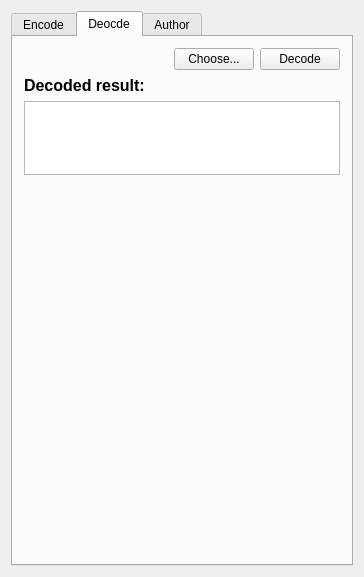
<?xml version="1.0" encoding="UTF-8"?>
<ui version="4.0">
 <class>Widget</class>
 <widget class="QWidget" name="Widget">
  <property name="geometry">
   <rect>
    <x>0</x>
    <y>0</y>
    <width>364</width>
    <height>577</height>
   </rect>
  </property>
  <property name="windowTitle">
   <string>Qt-QRCoder</string>
  </property>
  <layout class="QHBoxLayout" name="horizontalLayout">
   <item>
    <widget class="QTabWidget" name="tabWidget">
     <property name="currentIndex">
      <number>1</number>
     </property>
     <widget class="QWidget" name="widget">
      <attribute name="title">
       <string>Encode</string>
      </attribute>
      <layout class="QVBoxLayout" name="verticalLayout" stretch="2,10,1">
       <item>
        <widget class="QPlainTextEdit" name="textToEncodeTextEdit">
         <property name="plainText">
          <string/>
         </property>
         <property name="placeholderText">
          <string>在此输入要编码的文本</string>
         </property>
        </widget>
       </item>
       <item>
        <widget class="QLabel" name="encodedLabel">
         <property name="contextMenuPolicy">
          <enum>Qt::CustomContextMenu</enum>
         </property>
         <property name="alignment">
          <set>Qt::AlignCenter</set>
         </property>
        </widget>
       </item>
       <item>
        <layout class="QHBoxLayout" name="horizontalLayout_2">
         <item>
          <spacer name="horizontalSpacer">
           <property name="orientation">
            <enum>Qt::Horizontal</enum>
           </property>
           <property name="sizeHint" stdset="0">
            <size>
             <width>40</width>
             <height>20</height>
            </size>
           </property>
          </spacer>
         </item>
         <item>
          <widget class="QLabel" name="tipLabel">
           <property name="toolTip">
            <string>&lt;html&gt;&lt;head/&gt;&lt;body&gt;&lt;p&gt;&lt;span style=&quot; font-size:12pt; font-weight:600; color:#ff0000;&quot;&gt;右键单击生成的二维码弹出工具菜单&lt;/span&gt;&lt;/p&gt;&lt;/body&gt;&lt;/html&gt;</string>
           </property>
           <property name="styleSheet">
            <string notr="true"/>
           </property>
           <property name="text">
            <string>&lt;html&gt;&lt;head/&gt;&lt;body&gt;&lt;p&gt;&lt;span style=&quot; font-size:26pt; font-weight:600; color:#0000ff;&quot;&gt;Tip&lt;/span&gt;&lt;/p&gt;&lt;/body&gt;&lt;/html&gt;</string>
           </property>
          </widget>
         </item>
         <item>
          <widget class="QPushButton" name="encodeButton">
           <property name="text">
            <string>Encode</string>
           </property>
          </widget>
         </item>
        </layout>
       </item>
      </layout>
     </widget>
     <widget class="QWidget" name="widget">
      <attribute name="title">
       <string>Deocde</string>
      </attribute>
      <layout class="QVBoxLayout" name="verticalLayout_2" stretch="1,0,2,10">
       <item>
        <layout class="QHBoxLayout" name="horizontalLayout_3">
         <item>
          <spacer name="horizontalSpacer_2">
           <property name="orientation">
            <enum>Qt::Horizontal</enum>
           </property>
           <property name="sizeHint" stdset="0">
            <size>
             <width>40</width>
             <height>20</height>
            </size>
           </property>
          </spacer>
         </item>
         <item>
          <widget class="QPushButton" name="chooseButton">
           <property name="text">
            <string>Choose...</string>
           </property>
          </widget>
         </item>
         <item>
          <widget class="QPushButton" name="decodeButton">
           <property name="text">
            <string>Decode</string>
           </property>
          </widget>
         </item>
        </layout>
       </item>
       <item>
        <widget class="QLabel" name="label">
         <property name="text">
          <string>&lt;html&gt;&lt;head/&gt;&lt;body&gt;&lt;p&gt;&lt;span style=&quot; font-size:12pt; font-weight:600;&quot;&gt;Decoded result:&lt;/span&gt;&lt;/p&gt;&lt;/body&gt;&lt;/html&gt;</string>
         </property>
        </widget>
       </item>
       <item>
        <widget class="QPlainTextEdit" name="decodedResultTextEdit">
         <property name="readOnly">
          <bool>true</bool>
         </property>
        </widget>
       </item>
       <item>
        <widget class="QLabel" name="qrcodeToDecodeLabel">
         <property name="text">
          <string/>
         </property>
         <property name="pixmap">
          <pixmap resource="Resource.qrc">:/icon/icons/my_qrcode.jpg</pixmap>
         </property>
         <property name="alignment">
          <set>Qt::AlignCenter</set>
         </property>
        </widget>
       </item>
      </layout>
     </widget>
     <widget class="QWidget" name="widget">
      <attribute name="title">
       <string>Author</string>
      </attribute>
      <layout class="QVBoxLayout" name="verticalLayout_3" stretch="3,10,1">
       <item>
        <widget class="QLabel" name="label_2">
         <property name="text">
          <string>&lt;html&gt;&lt;head/&gt;&lt;body&gt;&lt;p&gt;&lt;span style=&quot; font-size:26pt; font-weight:600;&quot;&gt;作者：布伊什&lt;/span&gt;&lt;/p&gt;&lt;p&gt;&lt;span style=&quot; font-size:26pt; font-weight:600;&quot;&gt;QQ: 980639902&lt;/span&gt;&lt;/p&gt;&lt;/body&gt;&lt;/html&gt;</string>
         </property>
        </widget>
       </item>
       <item>
        <widget class="QLabel" name="label_3">
         <property name="text">
          <string/>
         </property>
        </widget>
       </item>
       <item>
        <layout class="QHBoxLayout" name="horizontalLayout_4">
         <item>
          <spacer name="horizontalSpacer_3">
           <property name="orientation">
            <enum>Qt::Horizontal</enum>
           </property>
           <property name="sizeHint" stdset="0">
            <size>
             <width>40</width>
             <height>20</height>
            </size>
           </property>
          </spacer>
         </item>
         <item>
          <widget class="QPushButton" name="contactAuthorButton">
           <property name="text">
            <string>联系作者</string>
           </property>
          </widget>
         </item>
        </layout>
       </item>
      </layout>
     </widget>
    </widget>
   </item>
  </layout>
  <action name="copyAction">
   <property name="text">
    <string>Copy</string>
   </property>
  </action>
  <action name="saveAction">
   <property name="text">
    <string>Save</string>
   </property>
  </action>
 </widget>
 <layoutdefault spacing="6" margin="11"/>
 <resources>
  <include location="Resource.qrc"/>
 </resources>
 <connections/>
</ui>
